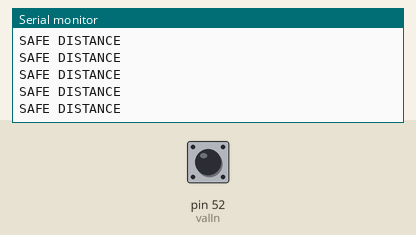
A sketch run on a simulated Arduino Mega 2560, built with avr-gcc and run on an emulated ATmega2560. On the bench: the last lines printed to the serial monitor. Inputs (shaded band) come from the test bench; at power-on: pin 52 (valIn) LOW.

Above: at 1.2 s.
1.3 s: pin 52 (valIn) driven HIGH
At 2.3 s:
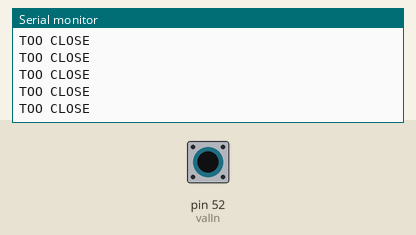
3.2 s: pin 52 (valIn) driven LOW
At 4.2 s:
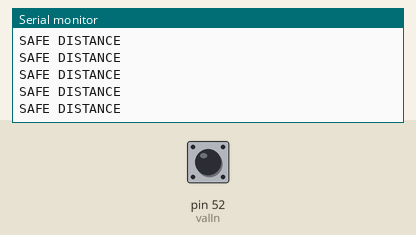
6.2 s: pin 52 (valIn) pulsed HIGH 2 times (0.12 s each, 0.3 s apart)
9.8 s: pin 52 (valIn) driven HIGH
At 10.9 s:
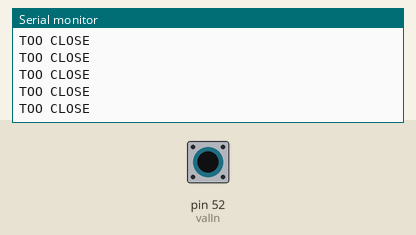
12.8 s: pin 52 (valIn) driven LOW
At 13.6 s:
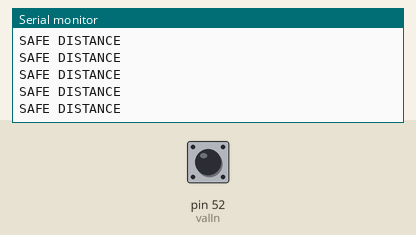
15.8 s: pin 52 (valIn) driven HIGH
At 16.9 s:
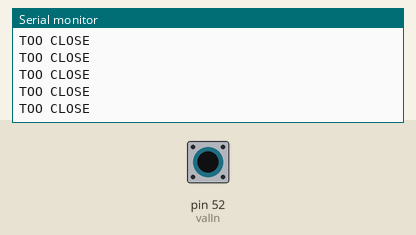

The sketch:

ArduinoComms.ino
```cpp
int valIn = 52;
int sensorVal;

void setup() {
  // put your setup code here, to run once:
  pinMode(valIn, INPUT);
  Serial.begin(9600);
}

void loop() {
  // put your main code here, to run repeatedly:
    sensorVal = digitalRead(valIn);
  // The Logic is inverted a low on pin 2 means a sinking switch is activated
  // and a high on pin 2 means the switch is unactivated and pulled up by the internal resistor
  // this is not a problem since the controller can interpret the data any way we tell it to

  if (sensorVal == HIGH) {
    Serial.println("TOO CLOSE");
 }
  else { //sensorVal = LOW
    Serial.println("SAFE DISTANCE");
 }
}
```

colorSensor.c
```cpp
#include <stdio.h>

#define MAX 38000000.0 //The maximum value the raw data can have
#define MIN 0.0 //The minimum value the raw data can have

/*
 * Returns: [sensor_valid(raw_data)] is 1 if [raw_data] is
 * a value between MIN and MAX inclusive; 0 otherwise.
 * Requires: raw_value must be a double
 */
int sensor_valid(double raw_value)
{
    if (MIN <= raw_value && raw_value <= MAX) {
        return 1;
    } else {
        return 0;
    }
}

int main () {
    double input;
    printf("Enter a float: ");
    scanf("%lf",&input);
    printf("The function outputted a %d", sensor_valid(input));
    printf("\n");
}
```

longDistance.c
```cpp
#include <stdio.h>

/* Length of track: 4150 feet (1.25 km)*/
/* input should be in feet*/
int checkVal(float input){
	if(input < 0 || input > 4150){
		return 0;
	}
	return 1;
}

int main()
{
    printf("%d", checkVal(4500));

    return 0;
}
```

Measured:
- after the input at 1.3 s, the serial monitor: prints a new line after 0.07 s (image 1)
- after the input at 9.8 s, the serial monitor: prints a new line after 0.08 s (image 3)
